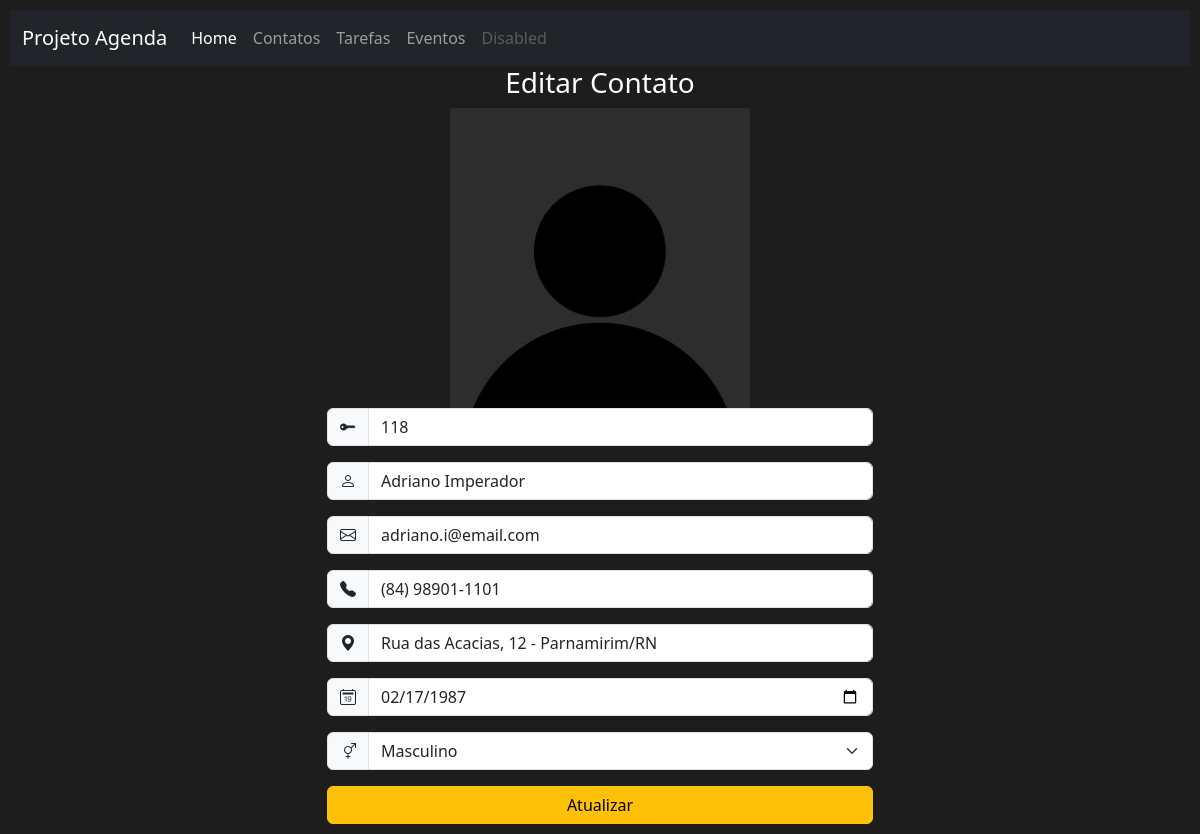
Page /index.php?menuop=editar-contato&idContato=118 on the committed database.
### tables this page shows
CREATE TABLE `tbcontatos` (
  `idContato` int(11) NOT NULL,
  `nomeContato` varchar(200) NOT NULL,
  `emailContato` varchar(100) NOT NULL,
  `telefoneContato` varchar(50) NOT NULL,
  `enderecoContato` varchar(200) NOT NULL,
  `sexoContato` char(1) NOT NULL,
  `dataNascContato` date NOT NULL,
  `flagFavoritoContato` tinyint(1) NOT NULL,
  `nomeFotoContato` varchar(255) NOT NULL
);

### paginas/contatos/editar-contato.php (the view, shortened to what this page needs)
<?php
$idContato = $_GET["idContato"];
$sql = "SELECT * from tbContatos WHERE idContato = {$idContato}";
$rs = mysqli_query($conexao, $sql) or die("erro ao recuperar dados da consulta. " . mysqli_error($conexao));
$dados = mysqli_fetch_assoc($rs);
?>
<header>
    <h3> Editar Contato </h3>
</header>
<div>
    <?php
        $nomeFoto = $dados["nomeFotoContato"];
        if($dados["nomeFotoContato"] == ""|| !file_exists('./paginas/contatos/fotos-contatos/'. $dados["nomeFotoContato"])){
            $nomeFoto = "semFoto.jpg";
        } else {
            $nomeFoto = $dados["nomeFotoContato"];
        }
    ?>
    <img src="./paginas/contatos/fotos-contatos/<?=$nomeFoto?>" alt="Foto do Contato" width="300">
</div>
<div>
    <form action="index.php?menuop=atualizar-contato" method="post">
        <div class="container">
            <div class="row justify-content-center">
                <div class="col-md-6">
                    <div class="input-group mb-3">
                        <span class="input-group-text" id="basic-addon0"> <i class="bi bi-key-fill"></i> </span>
                        <input type="text" class="form-control" placeholder="ID" aria-label="ID" name="idContato" value="<?=$dados["idContato"]?>" readonly>
                    </div>
                    <div class="input-group mb-3">
                        <span class="input-group-text" id="basic-addon1"> <i class="bi bi-person"></i> </span>
                        <input type="text" class="form-control" placeholder="Nome" aria-label="Nome" name="nomeContato" value="<?=$dados["nomeContato"]?>">
                    </div>
                    <div class="input-group mb-3">
                        <span class="input-group-text" id="basic-addon2"> <i class="bi bi-envelope"></i> </span>
                        <input type="email" class="form-control" placeholder="E-mail" aria-label="Email" name="emailContato" value="<?=$dados["emailContato"]?>">
                    </div>
                    <div class="input-group mb-3">
                        <span class="input-group-text" id="basic-addon3"> <i class="bi bi-telephone-fill"></i> </span>
                        <input type="text" class="form-control" placeholder="Telefone" aria-label="Telefone" name="telefoneContato" value="<?=$dados["telefoneContato"]?>">
                    </div>
                    <div class="input-group mb-3">
                        <span class="input-group-text" id="basic-addon4"> <i class="bi bi-geo-alt-fill"></i> </span>
                        <input type="text" class="form-control" placeholder="Endereço" aria-label="Endereço" name="enderecoContato" value="<?=$dados["enderecoContato"]?>">
                    </div>
                    <div class="input-group mb-3">
                        <span class="input-group-text" id="basic-addon5"> <i class="bi bi-calendar2-date"></i> </span>
                        <input type="date" class="form-control" aria-label="Data de Nascimento" name="dataNascContato" id="dataNascContato" value="<?= !empty($dados['dataNascContato']) ? date('Y-m-d', strtotime(str_replace('/', '-', $dados['dataNascContato']))) : '' ?>">
                    </div>
                    <div class="input-group mb-3">
                        <span class="input-group-text" id="basic-addon6"> <i class="bi bi-gender-ambiguous"></i> </span>
                        <select class="form-select" name="sexoContato" aria-label="Gênero">
                            <option value="M" <?= ($dados['sexoContato'] == 'M' || $dados['sexoContato'] == 'Masculino') ? 'selected' : '' ?>>Masculino</option>
                        </select>
                    </div>
                    <div class="d-grid gap-2">
                        <input class="btn btn-warning" type="submit" value="Atualizar" name="btnAtualizar">
                    </div>
            </div>
        </div>
    </form>
</div>

### css/style.css (style rules this page uses)
body { background-color: rgb(29, 29, 29); color: white; text-align: center; padding: 10px; }

### rows in the picture
tbcontatos: idContato "118", nomeContato "Adriano Imperador", emailContato "adriano.i@email.com", telefoneContato "(84) 98901-1101", enderecoContato "Rua das Acacias, 12 - Parnamirim/RN", dataNascContato "02/17/1987", sexoContato "Masculino"
